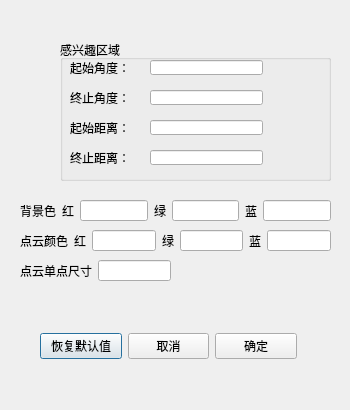
<?xml version="1.0" encoding="UTF-8"?>
<ui version="4.0">
 <class>ShowParaDialog</class>
 <widget class="QDialog" name="ShowParaDialog">
  <property name="geometry">
   <rect>
    <x>0</x>
    <y>0</y>
    <width>350</width>
    <height>410</height>
   </rect>
  </property>
  <property name="windowTitle">
   <string>Dialog</string>
  </property>
  <widget class="QGroupBox" name="groupBox">
   <property name="geometry">
    <rect>
     <x>60</x>
     <y>40</y>
     <width>271</width>
     <height>141</height>
    </rect>
   </property>
   <property name="title">
    <string>感兴趣区域</string>
   </property>
   <widget class="QLabel" name="label">
    <property name="geometry">
     <rect>
      <x>10</x>
      <y>20</y>
      <width>68</width>
      <height>15</height>
     </rect>
    </property>
    <property name="text">
     <string>起始角度：</string>
    </property>
   </widget>
   <widget class="QLineEdit" name="lineEdit">
    <property name="geometry">
     <rect>
      <x>90</x>
      <y>20</y>
      <width>113</width>
      <height>15</height>
     </rect>
    </property>
   </widget>
   <widget class="QLabel" name="label_2">
    <property name="geometry">
     <rect>
      <x>10</x>
      <y>50</y>
      <width>68</width>
      <height>15</height>
     </rect>
    </property>
    <property name="text">
     <string>终止角度：</string>
    </property>
   </widget>
   <widget class="QLineEdit" name="lineEdit_2">
    <property name="geometry">
     <rect>
      <x>90</x>
      <y>50</y>
      <width>113</width>
      <height>15</height>
     </rect>
    </property>
   </widget>
   <widget class="QLabel" name="label_3">
    <property name="geometry">
     <rect>
      <x>10</x>
      <y>80</y>
      <width>68</width>
      <height>15</height>
     </rect>
    </property>
    <property name="text">
     <string>起始距离：</string>
    </property>
   </widget>
   <widget class="QLineEdit" name="lineEdit_3">
    <property name="geometry">
     <rect>
      <x>90</x>
      <y>80</y>
      <width>113</width>
      <height>15</height>
     </rect>
    </property>
   </widget>
   <widget class="QLineEdit" name="lineEdit_4">
    <property name="geometry">
     <rect>
      <x>90</x>
      <y>110</y>
      <width>113</width>
      <height>15</height>
     </rect>
    </property>
    <property name="text">
     <string/>
    </property>
   </widget>
   <widget class="QLabel" name="label_4">
    <property name="geometry">
     <rect>
      <x>10</x>
      <y>110</y>
      <width>68</width>
      <height>15</height>
     </rect>
    </property>
    <property name="text">
     <string>终止距离：</string>
    </property>
   </widget>
  </widget>
  <widget class="QWidget" name="">
   <property name="geometry">
    <rect>
     <x>20</x>
     <y>260</y>
     <width>151</width>
     <height>21</height>
    </rect>
   </property>
   <layout class="QHBoxLayout" name="horizontalLayout_3">
    <item>
     <widget class="QLabel" name="label_6">
      <property name="text">
       <string>点云单点尺寸</string>
      </property>
     </widget>
    </item>
    <item>
     <widget class="QLineEdit" name="lineEdit_6"/>
    </item>
   </layout>
  </widget>
  <widget class="QWidget" name="">
   <property name="geometry">
    <rect>
     <x>20</x>
     <y>200</y>
     <width>311</width>
     <height>21</height>
    </rect>
   </property>
   <layout class="QHBoxLayout" name="horizontalLayout">
    <item>
     <widget class="QLabel" name="label_5">
      <property name="text">
       <string>背景色</string>
      </property>
     </widget>
    </item>
    <item>
     <widget class="QLabel" name="label_8">
      <property name="text">
       <string>红</string>
      </property>
     </widget>
    </item>
    <item>
     <widget class="QLineEdit" name="lineEdit_5"/>
    </item>
    <item>
     <widget class="QLabel" name="label_9">
      <property name="text">
       <string>绿</string>
      </property>
     </widget>
    </item>
    <item>
     <widget class="QLineEdit" name="lineEdit_8"/>
    </item>
    <item>
     <widget class="QLabel" name="label_10">
      <property name="text">
       <string>蓝</string>
      </property>
     </widget>
    </item>
    <item>
     <widget class="QLineEdit" name="lineEdit_9"/>
    </item>
   </layout>
  </widget>
  <widget class="QWidget" name="">
   <property name="geometry">
    <rect>
     <x>20</x>
     <y>230</y>
     <width>311</width>
     <height>21</height>
    </rect>
   </property>
   <layout class="QHBoxLayout" name="horizontalLayout_2">
    <item>
     <widget class="QLabel" name="label_7">
      <property name="text">
       <string>点云颜色</string>
      </property>
     </widget>
    </item>
    <item>
     <widget class="QLabel" name="label_11">
      <property name="text">
       <string>红</string>
      </property>
     </widget>
    </item>
    <item>
     <widget class="QLineEdit" name="lineEdit_7"/>
    </item>
    <item>
     <widget class="QLabel" name="label_12">
      <property name="text">
       <string>绿</string>
      </property>
     </widget>
    </item>
    <item>
     <widget class="QLineEdit" name="lineEdit_11"/>
    </item>
    <item>
     <widget class="QLabel" name="label_13">
      <property name="text">
       <string>蓝</string>
      </property>
     </widget>
    </item>
    <item>
     <widget class="QLineEdit" name="lineEdit_10"/>
    </item>
   </layout>
  </widget>
  <widget class="QWidget" name="">
   <property name="geometry">
    <rect>
     <x>40</x>
     <y>330</y>
     <width>257</width>
     <height>33</height>
    </rect>
   </property>
   <layout class="QHBoxLayout" name="horizontalLayout_4">
    <item>
     <widget class="QPushButton" name="pushButton_3">
      <property name="text">
       <string>恢复默认值</string>
      </property>
     </widget>
    </item>
    <item>
     <widget class="QPushButton" name="pushButton_2">
      <property name="text">
       <string>取消</string>
      </property>
     </widget>
    </item>
    <item>
     <widget class="QPushButton" name="pushButton">
      <property name="text">
       <string>确定</string>
      </property>
     </widget>
    </item>
   </layout>
  </widget>
 </widget>
 <resources/>
 <connections/>
</ui>
